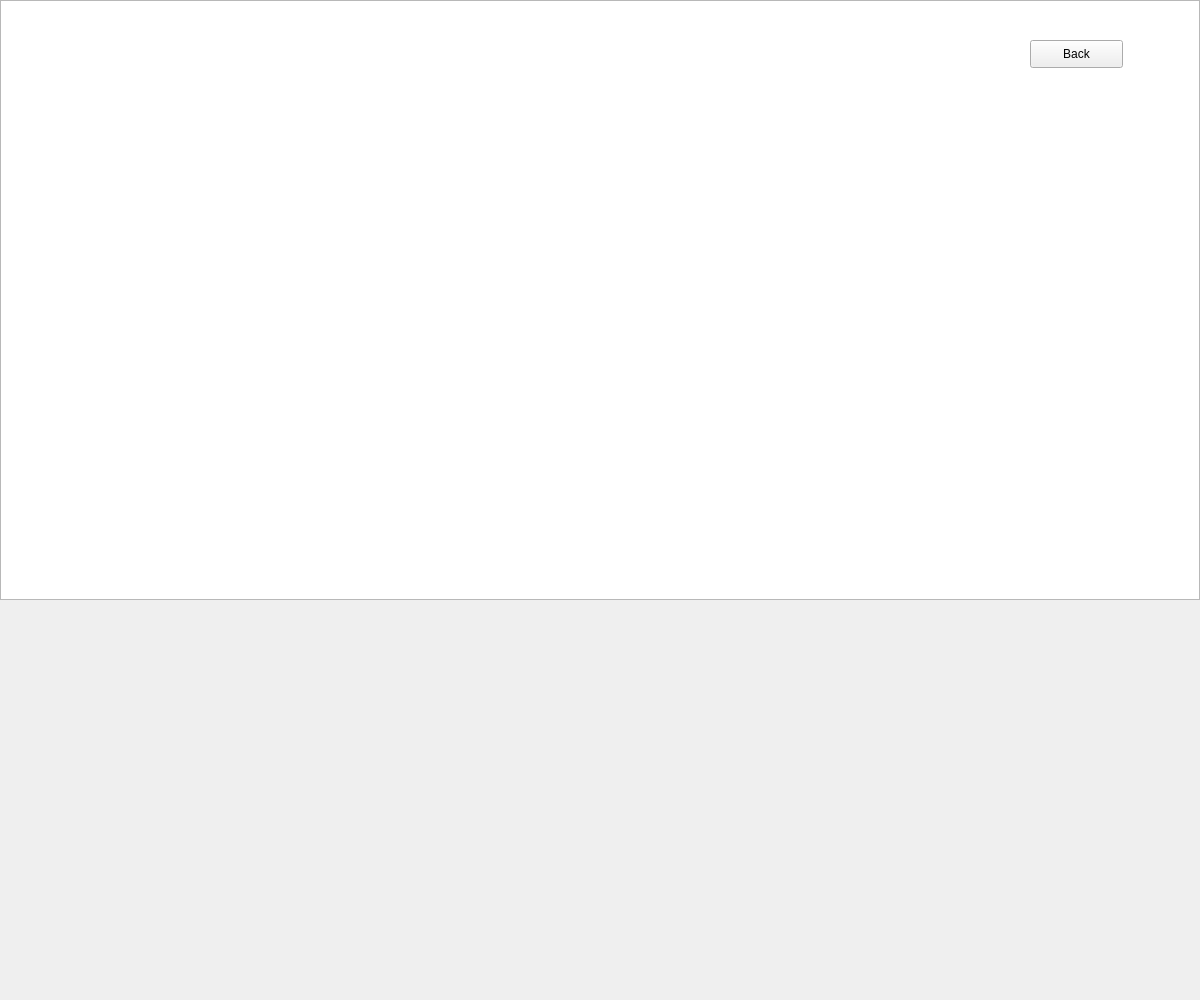
<?xml version="1.0" encoding="UTF-8"?>
<ui version="4.0">
 <class>LevelBase</class>
 <widget class="QWidget" name="LevelBase">
  <property name="geometry">
   <rect>
    <x>0</x>
    <y>0</y>
    <width>1200</width>
    <height>1000</height>
   </rect>
  </property>
  <property name="windowTitle">
   <string>Form</string>
  </property>
  <widget class="QGraphicsView" name="graphicsView">
   <property name="geometry">
    <rect>
     <x>0</x>
     <y>0</y>
     <width>1200</width>
     <height>600</height>
    </rect>
   </property>
  </widget>
  <widget class="QPushButton" name="BackButton">
   <property name="geometry">
    <rect>
     <x>1030</x>
     <y>40</y>
     <width>93</width>
     <height>28</height>
    </rect>
   </property>
   <property name="styleSheet">
    <string notr="true">background-image: url(:/images/images/orange2.jpg);</string>
   </property>
   <property name="text">
    <string>Back</string>
   </property>
  </widget>
 </widget>
 <resources/>
 <connections/>
</ui>
